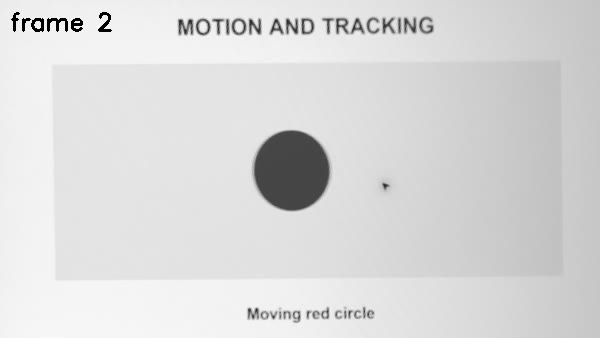
#> input picture frame 1 of 教材/練習素材/lesson16-camera.avi, 600 x 338 px
$ python '第26課-影片影格差分.py'
#> lines starting #> are read from the running program, lines starting #| are printed output that depends on the picture; after the words box and inside, x2 and y2 are one past the last pixel; in counts of white or black regions, pixels touching at a corner belong together
import cv2

video = cv2.VideoCapture('lesson16-camera.avi')
frames = []
try:
    while True:
        ok, frame = video.read()
#> frame is the input picture: shape (338, 600, 3); min 0, max 254, mean 217.5
        if not ok:
            break
        frames.append(frame)
finally:
    video.release()
if len(frames) < 2:
    raise RuntimeError('影片必須至少包含兩張影格，請先完成第 16 課')
first = cv2.cvtColor(frames[0], cv2.COLOR_BGR2GRAY)
last = cv2.cvtColor(frames[-1], cv2.COLOR_BGR2GRAY)
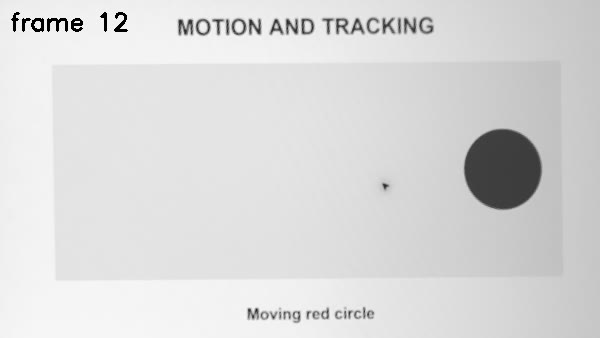
#> last: shape (338, 600); min 0, max 253, mean 217.8
diff = cv2.absdiff(first, last)
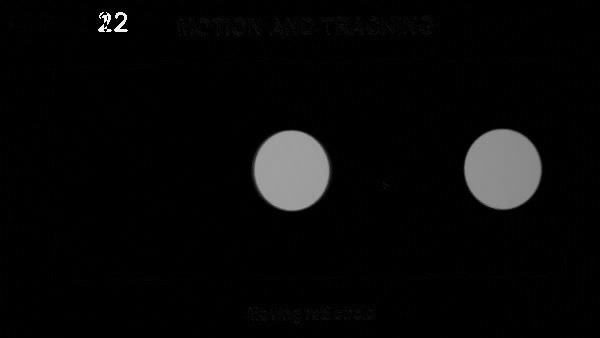
#> diff: shape (338, 600); min 0, max 253, mean 7.9
_, mask = cv2.threshold(diff, 25, 255, cv2.THRESH_BINARY)
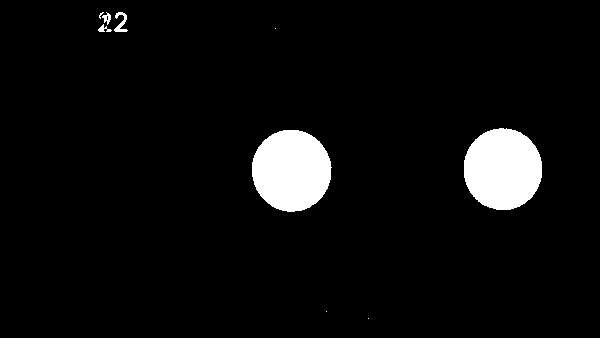
#> mask: shape (338, 600); 5.2% white; 9 white regions (4 under 20 px), largest, box (x1, y1, x2, y2) and area: (252, 130, 332, 212) 5124, (464, 128, 542, 210) 5071, (114, 12, 128, 32) 131, (102, 12, 111, 25) 59, (98, 24, 112, 32) 53
panels = cv2.hconcat([frames[0], frames[-1], cv2.cvtColor(mask, cv2.COLOR_GRAY2BGR)])
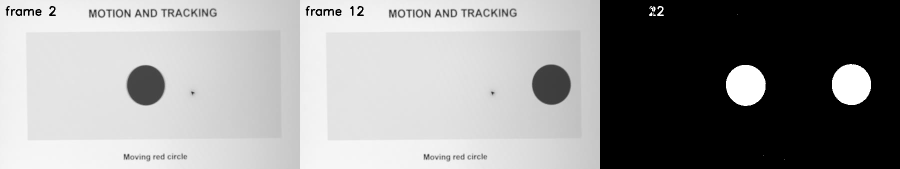
#> panels: shape (338, 1800, 3) (shown at 1/2 size); min 0, max 255, mean 149.5
if not cv2.imwrite('lesson26-camera-diff.png', panels):
    raise RuntimeError('無法儲存結果圖')
print('frames read:', len(frames))
#| frames read: 11
print('first and last changed pixels:', cv2.countNonZero(mask))
#| first and last changed pixels: 10454
print('saved: lesson26-camera-diff.png')
